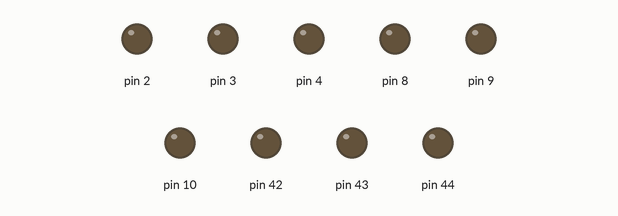
Simulated run of this sketch. Board: Arduino Mega 2560, built with avr-gcc and run on an emulated ATmega2560. Parts: output pins drawn as LEDs (lit = HIGH).

Above: at 0.2 s.
At 1.2 s:
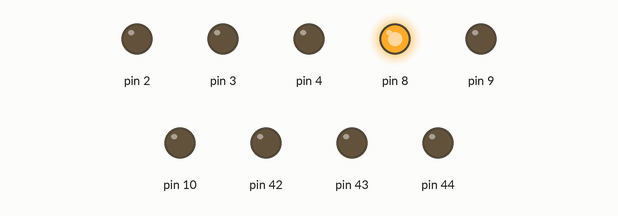
At 1.7 s:
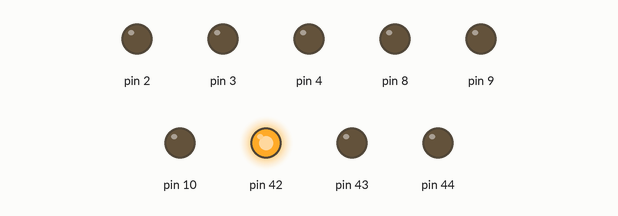
At 2.7 s:
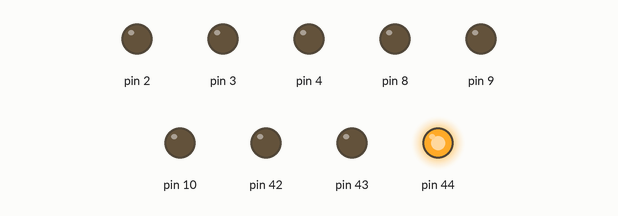
At 3.7 s:
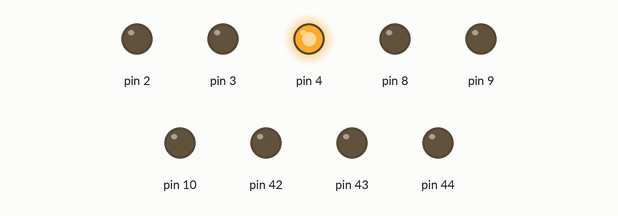
At 5.2 s:
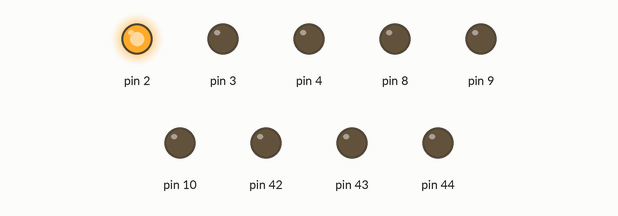
Timing chart, 0 to 5.9 s (numbered marks = the images above):
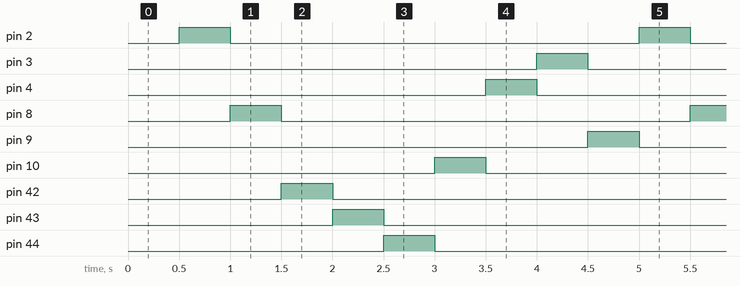

Measured:
- by itself, pin 2–4, pin 8–10, pin 42–44: alternates HIGH for 0.50 s and LOW for 4.0 s
- by itself, everything shown: repeats every 4.5 s, in 9 steps

The sketch:

practica1_CD.ino
```cpp
#include <Controllino.h> // Librería del Controllino

// --- Variables de Temporización (No Bloqueante) ---
unsigned long t_previo = 0;   // Último tiempo de cambio
unsigned long intervalo = 500; // Retardo (ms)

// --- Arrays y Punteros ---
int leds[9] = { // Pines digitales de los LEDs
  CONTROLLINO_D0,
  CONTROLLINO_D1,
  CONTROLLINO_D2,
  CONTROLLINO_D6,
  CONTROLLINO_D7,
  CONTROLLINO_D8,
  CONTROLLINO_D12,
  CONTROLLINO_D13,
  CONTROLLINO_D14
};

int secuencia[9] = {0, 3, 6, 7, 8, 5, 2, 1, 4}; // Define el orden de encendido (índices)

int* ptrLeds = leds;         // Puntero a la lista de pines
int* ptrSecuencia = secuencia; // Puntero a la secuencia de índices

int indice = 0; // Índice actual de la secuencia

void setup() {
  // Inicialización: Configura pines como OUTPUT y apaga todos los LEDs
  for (int i = 0; i < 9; i++) {
    pinMode(*(ptrLeds + i), OUTPUT);
    digitalWrite(*(ptrLeds + i), LOW);
  }
  Serial.begin(9600);
}

void loop() {
  unsigned long t_actual = millis(); // Obtiene el tiempo actual

  // --- Lógica de Temporización ---
  // Comprueba si ya pasó el tiempo de intervalo
  if (t_actual - t_previo >= intervalo) {
    t_previo = t_actual; // Actualiza el tiempo

    // --- Control de Secuencia (Punteros) ---

    // Apaga el LED que estaba encendido anteriormente
    int pinAnterior = *(ptrLeds + *(ptrSecuencia + ((indice + 8) % 9)));
    digitalWrite(pinAnterior, LOW);

    // Enciende el LED actual según la secuencia
    int pinActual = *(ptrLeds + *(ptrSecuencia + indice));
    digitalWrite(pinActual, HIGH);

    // Avanza al siguiente paso de la secuencia (circular)
    indice = (indice + 1) % 9;
  }
}
```
